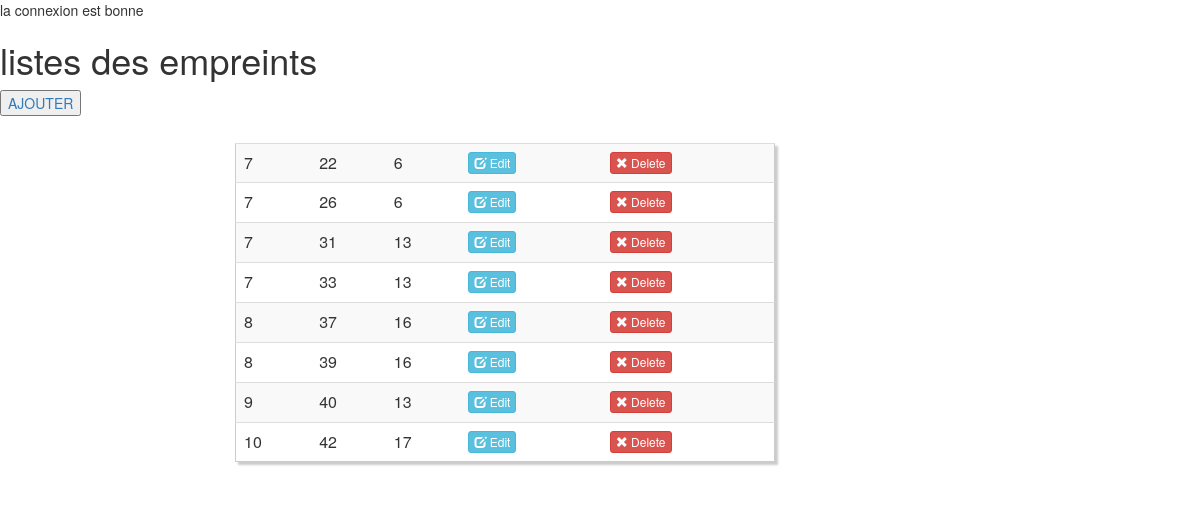
Page /publier/publierlist.php on the committed database.
### tables this page shows
CREATE TABLE `publier` (
  `id_editeur` int(200) NOT NULL,
  `id_auteur` int(200) NOT NULL,
  `id_livre` int(200) NOT NULL,
  `id_publier` int(11) NOT NULL,
  `datepublication` date NOT NULL
);

### publier/publierlist.php (the view, shortened to what this page needs)
<?php
include "../includes/connexiondb.php";
?>
<!DOCTYPE html>
<html>
    <head>
		<link href="//netdna.bootstrapcdn.com/bootstrap/3.0.0/css/bootstrap.min.css" rel="stylesheet" id="bootstrap-css">
        <link rel="stylesheet" href="../css/tabl.css"/>
    </head>
    <body>
        <h1>listes des empreints</h1>
        <a id="create" href="formpublier.php"><button>AJOUTER</button></a>
        <div class="container">
            <div class="row col-md-6 col-md-offset-2 custyle">
                <table class="table table-striped custab">
                    <?php
                    try{
                        $sth = $dbco->prepare("SELECT * FROM publier");
                        $sth->execute();
                        $result = $sth->fetchAll(PDO::FETCH_ASSOC);
				        foreach ($result as $row => $publier) {
                            echo "<tr>";
						    echo "<td>".$publier['id_editeur']."</td>";
						    echo "<td>".$publier['id_livre']."</td>";
                            echo "<td>".$publier['id_auteur']."</td>";
						    echo "<td>
                                <a class='btn btn-info btn-xs' href='formupdatepublier.php?  id=".$publier['id_publier']."'>
                                    <span class='glyphicon glyphicon-edit'></span>
                                    Edit
                                </a>";
						    echo "<td>
                                <a class='btn btn-danger btn-xs' href='deletepublier.php?
                                id=".$publier['id_publier']."'>
                                   <span class='glyphicon glyphicon-remove'></span>
                                   Delete
                                </a>";
					        echo "</tr>";
				            }
			               echo "</table>";
                       }
                       catch(PDOException $e){
                       echo "Erreur : " . $e->getMessage();
                           }
                    ?>
            </div>
        </div>
    </body>
</html>

### css/tabl.css (style rules this page uses)
.custab { border: 1px solid #ccc; padding: 5px; margin: 5% 0; box-shadow: 3px 3px 2px #ccc; transition: 0.5s; }

### rows in the picture
publier: id_editeur "7", id_livre "22", id_auteur "6"
publier: id_editeur "7", id_livre "26", id_auteur "6"
publier: id_editeur "7", id_livre "31", id_auteur "13"
publier: id_editeur "7", id_livre "33", id_auteur "13"
publier: id_editeur "8", id_livre "37", id_auteur "16"
publier: id_editeur "8", id_livre "39", id_auteur "16"
publier: id_editeur "9", id_livre "40", id_auteur "13"
publier: id_editeur "10", id_livre "42", id_auteur "17"
